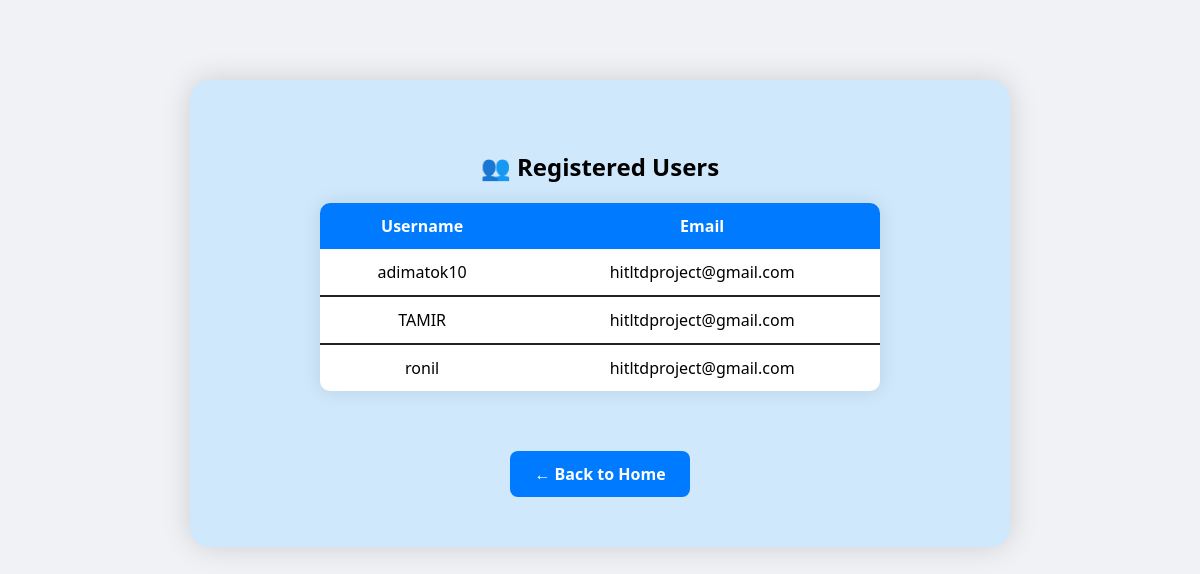
/user_list/, run on an earlier commit of the app's database.
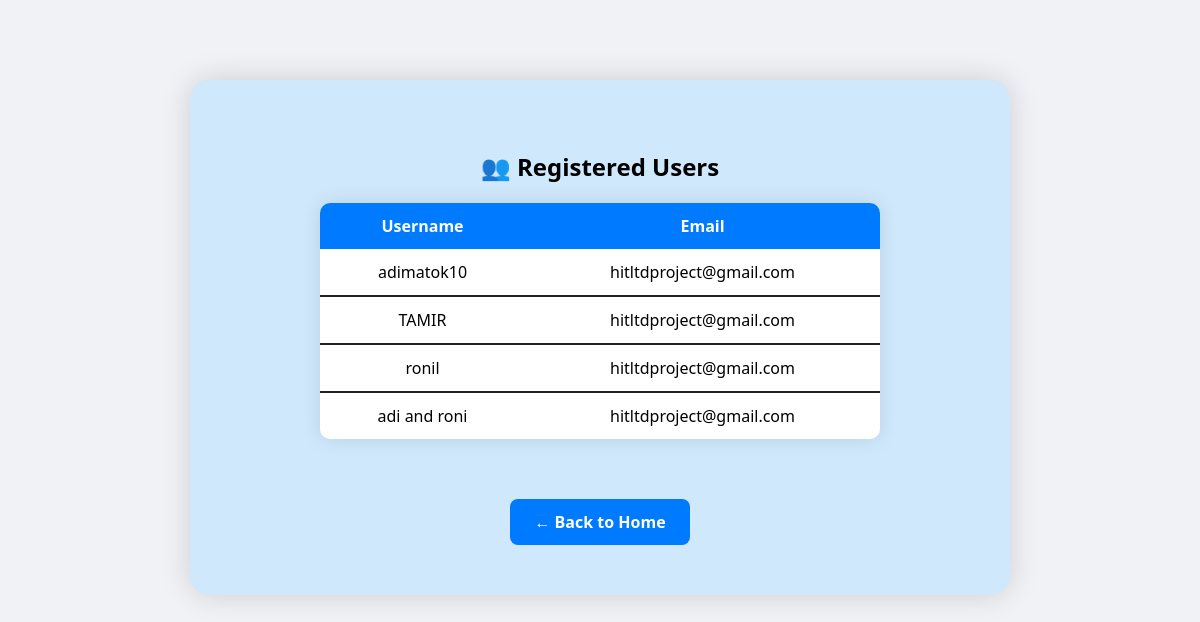
And on a later commit of the database.
### mainapp/models.py (models this page shows)
class User(models.Model):
    username = models.CharField(max_length=150, unique=True)
    email = models.EmailField()
    salt = models.BinaryField()
    password_hash = models.CharField(max_length=256)
    previous_password_hash1 = models.CharField(max_length=256, blank=True)
    previous_password_hash2 = models.CharField(max_length=256, blank=True)
    previous_password_hash3 = models.CharField(max_length=256, blank=True)
    class Meta:
        db_table = 'mainapp_user'

### mainapp/views.py (the view)
# urls.py: path('user_list/', views.user_list, name='user_list'),
def user_list(request):
    users = User.objects.all()
    return render(request, 'mainapp/user_list.html', {'users': users})

### mainapp/templates/mainapp/user_list.html (shortened to what this page needs)
{% extends 'mainapp/base.html' %}
{% block content %}
<div class="form-box">
    <h2>👥 Registered Users</h2>
    <table class="user-table">
        <tr>
            <th>Username</th>
            <th>Email</th>
        </tr>
        {% for user in users %}
        <tr>
            <td>{{ user.username|escape }}</td>
            <td>{{ user.email|escape }}</td>
        </tr>
        {% endfor %}
    </table>
    <div style="margin-top: 30px;">
        <a href="{% url 'home' %}" class="back-button">← Back to Home</a>
    </div>
</div>
{% endblock %}

What changed in the data, as far as the page shows it:
added User: username "adi and roni", email "hitltdproject@gmail.com"
